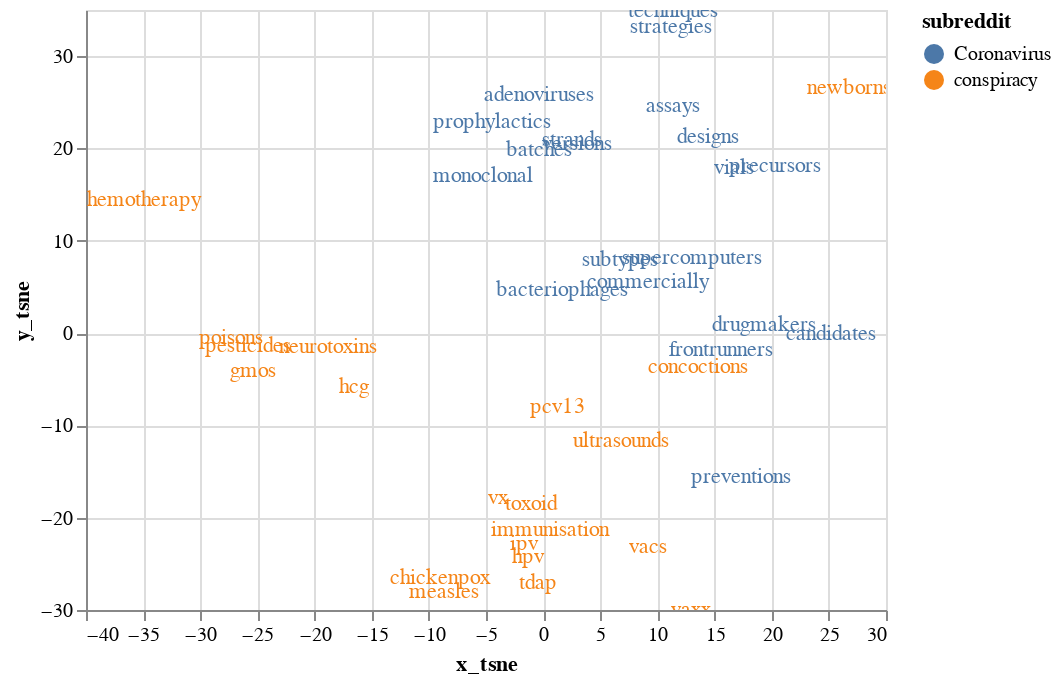

The notebook cell saved with this chart:
### Code cell
chart_diffs = (alt.Chart(nbs_diff).mark_text().encode(
		x='x_tsne:Q',
		y='y_tsne:Q',
		text='lex:N',
		color='subreddit:N',
		# column='subr_nb:N',
	)).interactive()


chart_diffs

### Figure 1 — Vega-Lite specification as saved in the notebook (floating-point values rounded to 4 significant figures; data arrays with more than 128 entries replaced by an {"elided": "..."} marker saying what was removed)
{"config": {"view": {"continuousWidth": 400, "continuousHeight": 300}}, "data": {"name": "data-40f4e27cf6e36f85108bc8f5b2c8f278"}, "mark": "text", "encoding": {"color": {"field": "subreddit", "type": "nominal"}, "text": {"field": "lex", "type": "nominal"}, "x": {"field": "x_tsne", "type": "quantitative"}, "y": {"field": "y_tsne", "type": "quantitative"}}, "selection": {"selector010": {"type": "interval", "bind": "scales", "encodings": ["x", "y"]}}, "$schema": "https://vega.github.io/schema/vega-lite/v4.17.0.json", "datasets": {"data-40f4e27cf6e36f85108bc8f5b2c8f278": [{"lex": "candidates", "type": "nb", "subreddit": "Coronavirus", "vec": {"elided": "300 float values"}, "sim": 0.5223, "freq": 4842.0, "x_tsne": 25.2, "y_tsne": -0.06266}, {"lex": "commercially", "type": "nb", "subreddit": "Coronavirus", "vec": {"elided": "300 float values"}, "sim": 0.4566, "freq": 150.0, "x_tsne": 9.194, "y_tsne": 5.498}, {"lex": "strands", "type": "nb", "subreddit": "Coronavirus", "vec": {"elided": "300 float values"}, "sim": 0.4464, "freq": 182.0, "x_tsne": 2.547, "y_tsne": 20.95}, {"lex": "adenoviruses", "type": "nb", "subreddit": "Coronavirus", "vec": {"elided": "300 float values"}, "sim": 0.4208, "freq": 41.0, "x_tsne": -0.3912, "y_tsne": 25.75}, {"lex": "batches", "type": "nb", "subreddit": "Coronavirus", "vec": {"elided": "300 float values"}, "sim": 0.4159, "freq": 302.0, "x_tsne": -0.3264, "y_tsne": 19.82}, {"lex": "vials", "type": "nb", "subreddit": "Coronavirus", "vec": {"elided": "300 float values"}, "sim": 0.413, "freq": 353.0, "x_tsne": 16.7, "y_tsne": 17.92}, {"lex": "prophylactics", "type": "nb", "subreddit": "Coronavirus", "vec": {"elided": "300 float values"}, "sim": 0.4123, "freq": 20.0, "x_tsne": -4.49, "y_tsne": 22.92}, {"lex": "drugmakers", "type": "nb", "subreddit": "Coronavirus", "vec": {"elided": "300 float values"}, "sim": 0.4055, "freq": 37.0, "x_tsne": 19.3, "y_tsne": 0.8446}, {"lex": "precursors", "type": "nb", "subreddit": "Coronavirus", "vec": {"elided": "300 float values"}, "sim": 0.402, "freq": 59.0, "x_tsne": 20.31, "y_tsne": 18.12}, {"lex": "preventions", "type": "nb", "subreddit": "Coronavirus", "vec": {"elided": "300 float values"}, "sim": 0.4001, "freq": 20.0, "x_tsne": 17.35, "y_tsne": -15.62}, {"lex": "versions", "type": "nb", "subreddit": "Coronavirus", "vec": {"elided": "300 float values"}, "sim": 0.396, "freq": 1013.0, "x_tsne": 2.98, "y_tsne": 20.49}, {"lex": "designs", "type": "nb", "subreddit": "Coronavirus", "vec": {"elided": "300 float values"}, "sim": 0.388, "freq": 343.0, "x_tsne": 14.4, "y_tsne": 21.2}, {"lex": "supercomputers", "type": "nb", "subreddit": "Coronavirus", "vec": {"elided": "300 float values"}, "sim": 0.3861, "freq": 71.0, "x_tsne": 13.02, "y_tsne": 8.087}, {"lex": "assays", "type": "nb", "subreddit": "Coronavirus", "vec": {"elided": "300 float values"}, "sim": 0.3845, "freq": 115.0, "x_tsne": 11.34, "y_tsne": 24.56}, {"lex": "monoclonal", "type": "nb", "subreddit": "Coronavirus", "vec": {"elided": "300 float values"}, "sim": 0.3819, "freq": 214.0, "x_tsne": -5.28, "y_tsne": 16.97}, {"lex": "strategies", "type": "nb", "subreddit": "Coronavirus", "vec": {"elided": "300 float values"}, "sim": 0.3794, "freq": 1362.0, "x_tsne": 11.2, "y_tsne": 33.16}, {"lex": "subtypes", "type": "nb", "subreddit": "Coronavirus", "vec": {"elided": "300 float values"}, "sim": 0.3787, "freq": 27.0, "x_tsne": 6.698, "y_tsne": 7.96}, {"lex": "frontrunners", "type": "nb", "subreddit": "Coronavirus", "vec": {"elided": "300 float values"}, "sim": 0.3787, "freq": 29.0, "x_tsne": 15.6, "y_tsne": -1.803}, {"lex": "techniques", "type": "nb", "subreddit": "Coronavirus", "vec": {"elided": "300 float values"}, "sim": 0.3759, "freq": 1133.0, "x_tsne": 11.32, "y_tsne": 34.89}, {"lex": "bacteriophages", "type": "nb", "subreddit": "Coronavirus", "vec": {"elided": "300 float values"}, "sim": 0.3754, "freq": 22.0, "x_tsne": 1.609, "y_tsne": 4.614}, {"lex": "vx", "type": "nb", "subreddit": "conspiracy", "vec": {"elided": "300 float values"}, "sim": 0.5896, "freq": 68.0, "x_tsne": -3.966, "y_tsne": -17.91}, {"lex": "neurotoxins", "type": "nb", "subreddit": "conspiracy", "vec": {"elided": "300 float values"}, "sim": 0.5175, "freq": 33.0, "x_tsne": -18.81, "y_tsne": -1.522}, {"lex": "gmos", "type": "nb", "subreddit": "conspiracy", "vec": {"elided": "300 float values"}, "sim": 0.5111, "freq": 179.0, "x_tsne": -25.42, "y_tsne": -4.067}, {"lex": "pesticides", "type": "nb", "subreddit": "conspiracy", "vec": {"elided": "300 float values"}, "sim": 0.5029, "freq": 291.0, "x_tsne": -25.83, "y_tsne": -1.372}, {"lex": "ipv", "type": "nb", "subreddit": "conspiracy", "vec": {"elided": "300 float values"}, "sim": 0.4875, "freq": 43.0, "x_tsne": -1.634, "y_tsne": -22.9}, {"lex": "measles", "type": "nb", "subreddit": "conspiracy", "vec": {"elided": "300 float values"}, "sim": 0.4672, "freq": 2704.0, "x_tsne": -8.651, "y_tsne": -28.05}, {"lex": "vacs", "type": "nb", "subreddit": "conspiracy", "vec": {"elided": "300 float values"}, "sim": 0.4645, "freq": 35.0, "x_tsne": 9.196, "y_tsne": -23.23}, {"lex": "pcv13", "type": "nb", "subreddit": "conspiracy", "vec": {"elided": "300 float values"}, "sim": 0.4522, "freq": 16.0, "x_tsne": 1.312, "y_tsne": -7.965}, {"lex": "hpv", "type": "nb", "subreddit": "conspiracy", "vec": {"elided": "300 float values"}, "sim": 0.452, "freq": 699.0, "x_tsne": -1.336, "y_tsne": -24.28}, {"lex": "chickenpox", "type": "nb", "subreddit": "conspiracy", "vec": {"elided": "300 float values"}, "sim": 0.4516, "freq": 437.0, "x_tsne": -8.992, "y_tsne": -26.57}, {"lex": "immunisation", "type": "nb", "subreddit": "conspiracy", "vec": {"elided": "300 float values"}, "sim": 0.4512, "freq": 110.0, "x_tsne": 0.6187, "y_tsne": -21.36}, {"lex": "toxoid", "type": "nb", "subreddit": "conspiracy", "vec": {"elided": "300 float values"}, "sim": 0.4511, "freq": 29.0, "x_tsne": -1.04, "y_tsne": -18.52}, {"lex": "chemotherapy", "type": "nb", "subreddit": "conspiracy", "vec": {"elided": "300 float values"}, "sim": 0.45, "freq": 331.0, "x_tsne": -35.41, "y_tsne": 14.42}, {"lex": "tdap", "type": "nb", "subreddit": "conspiracy", "vec": {"elided": "300 float values"}, "sim": 0.4481, "freq": 96.0, "x_tsne": -0.4126, "y_tsne": -27.06}, {"lex": "poisons", "type": "nb", "subreddit": "conspiracy", "vec": {"elided": "300 float values"}, "sim": 0.436, "freq": 234.0, "x_tsne": -27.28, "y_tsne": -0.5087}, {"lex": "newborns", "type": "nb", "subreddit": "conspiracy", "vec": {"elided": "300 float values"}, "sim": 0.4356, "freq": 243.0, "x_tsne": 26.79, "y_tsne": 26.53}, {"lex": "hcg", "type": "nb", "subreddit": "conspiracy", "vec": {"elided": "300 float values"}, "sim": 0.429, "freq": 114.0, "x_tsne": -16.53, "y_tsne": -5.874}, {"lex": "ultrasounds", "type": "nb", "subreddit": "conspiracy", "vec": {"elided": "300 float values"}, "sim": 0.4282, "freq": 54.0, "x_tsne": 6.797, "y_tsne": -11.67}, {"lex": "vaxx", "type": "nb", "subreddit": "conspiracy", "vec": {"elided": "300 float values"}, "sim": 0.4276, "freq": 770.0, "x_tsne": 12.9, "y_tsne": -29.97}, {"lex": "concoctions", "type": "nb", "subreddit": "conspiracy", "vec": {"elided": "300 float values"}, "sim": 0.427, "freq": 35.0, "x_tsne": 13.51, "y_tsne": -3.667}]}}
